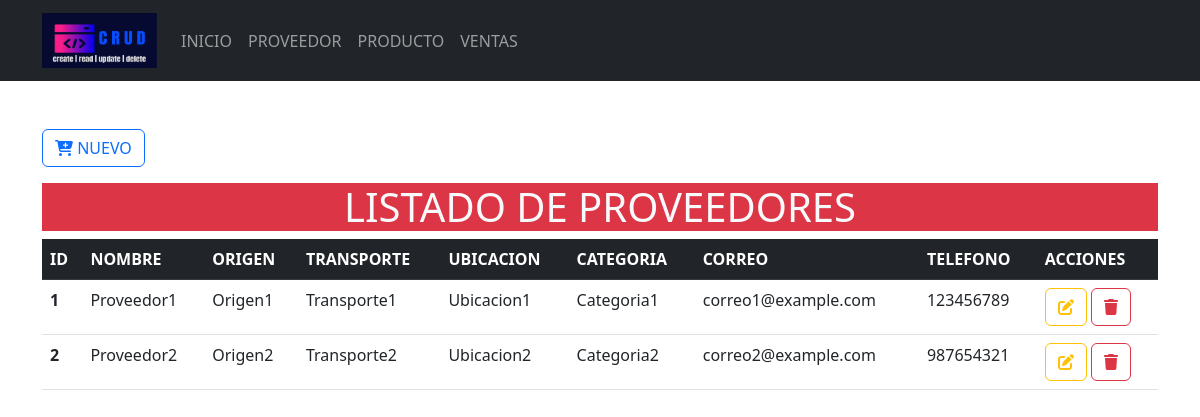
The page /Formularios/productos/index.php on the database its author committed.
### tables this page shows
CREATE TABLE `proveedor` (
  `id_proveedor` INT(11) PRIMARY KEY AUTO_INCREMENT,
  `nombre` VARCHAR(50) NOT NULL,
  `origen` VARCHAR(50) NOT NULL,
  `transporte` VARCHAR(50) NOT NULL,
  `ubicacion` VARCHAR(50) NOT NULL,
  `categoria_p` VARCHAR(50) NOT NULL,
  `correo` VARCHAR(50) NOT NULL,
  `telefono` VARCHAR(50) NOT NULL
);

### Formularios/productos/index.php (the view, shortened to what this page needs)
<?php
include_once("../../config/conexion.php");
?>
<!doctype html>
<html lang="es">
<head>
    <link rel="stylesheet" href="<?php echo base_url; ?>css/bootstrap.min.css">
</head>
<body>
    <header>
        <nav class="navbar navbar-expand-lg bg-dark" data-bs-theme="dark">
            <div class="container">
                <a class="navbar-brand" href="<?php echo base_url; ?>">
                    <img src="<?php echo base_url; ?>img/logo.png" alt="logo" height="55" width="115">
                </a>
                <div class="collapse navbar-collapse" id="mi-menu">
                <ul class="navbar-nav">
                        <li class="nav-item">
                            <a class="nav-link" href="<?php echo base_url; ?>">INICIO</a>
                        </li>
                        <li class="nav-item">
                            <a class="nav-link" href="<?php echo base_url; ?>Formularios/productos/index.php">PROVEEDOR</a>
                        </li>
                        <li class="nav-item">
                            <a class="nav-link" href="<?php echo base_url; ?>Formularios/categorias/index.php">PRODUCTO</a>
                        </li>
                        <li class="nav-item">
                            <a class="nav-link" href="<?php echo base_url; ?>Formularios/marcas/index.php">VENTAS</a>
                        </li>
                    </ul>
                </div>
            </div>
        </nav>
    </header>
    <div class="container-lg mt-5">
        <a href="crear.php" type="button" class="btn btn-outline-primary mb-3">
            <i class="fa-solid fa-cart-plus fa-beat"></i>
            NUEVO
        </a>
        <h1 class="text-center bg-danger text-light">LISTADO DE PROVEEDORES</h1>
        <div class="table-responsive-sm">
            <table class="table table-hover">
                <thead class="table-dark">
                    <tr>
                        <th scope="col">ID</th>
                        <th scope="col">NOMBRE</th>
                        <th scope="col">ORIGEN</th>
                        <th scope="col">TRANSPORTE</th>
                        <th scope="col">UBICACION</th>
                        <th scope="col">CATEGORIA</th>
                        <th scope="col">CORREO</th>
                        <th scope="col">TELEFONO</th>
                        <th scope="col">ACCIONES</th>
                    </tr>
                </thead>
                <tbody>
                    <?php
                    $sql = $conexion->query("SELECT * FROM proveedor");
                    while ($resultado = $sql->fetch_assoc()) {
                        ?>
                        <tr>
                            <th scope="row">
                                <?php echo $resultado['id_proveedor']; ?>
                            </th>
                            <td>
                                <?php echo $resultado['nombre']; ?>
                            </td>
                            <td>
                                <?php echo $resultado['origen']; ?>
                            </td>
                            <td>
                                <?php echo $resultado['transporte']; ?>
                            </td>
                            <td>
                                <?php echo $resultado['ubicacion']; ?>
                            </td>
                            <td>
                                <?php echo $resultado['categoria_p']; ?>
                            </td>
                            <td>
                                <?php echo $resultado['correo']; ?>
                            </td>
                            <td>
                                <?php echo $resultado['telefono']; ?>
                            </td>
                            <td>
                                <a href="<?php echo base_url; ?>Formularios/productos/actualizar.php?id_proveedor=<?php echo $resultado['id_proveedor']; ?>"
                                    class="btn btn-outline-warning">
                                    <i class="fa-solid fa-pen-to-square fa-beat"></i>
                                </a>
                                <a href="<?php echo base_url; ?>CRUDP/eliminarDatos.php?id_proveedor=<?php echo $resultado['id_proveedor']; ?>"
                                    class="btn btn-outline-danger">
                                    <i class="fa-solid fa-trash fa-beat"></i>
                                </a>
                            </td>
                        </tr>
                        <?php
                    }
                    ?>
                </tbody>
            </table>
        </div>
    </div>
</body>
</html>

### rows shown on the page
proveedor: id_proveedor "1", nombre "Proveedor1", origen "Origen1", transporte "Transporte1", ubicacion "Ubicacion1", categoria_p "Categoria1", correo "correo1@example.com", telefono "123456789"
proveedor: id_proveedor "2", nombre "Proveedor2", origen "Origen2", transporte "Transporte2", ubicacion "Ubicacion2", categoria_p "Categoria2", correo "correo2@example.com", telefono "987654321"
